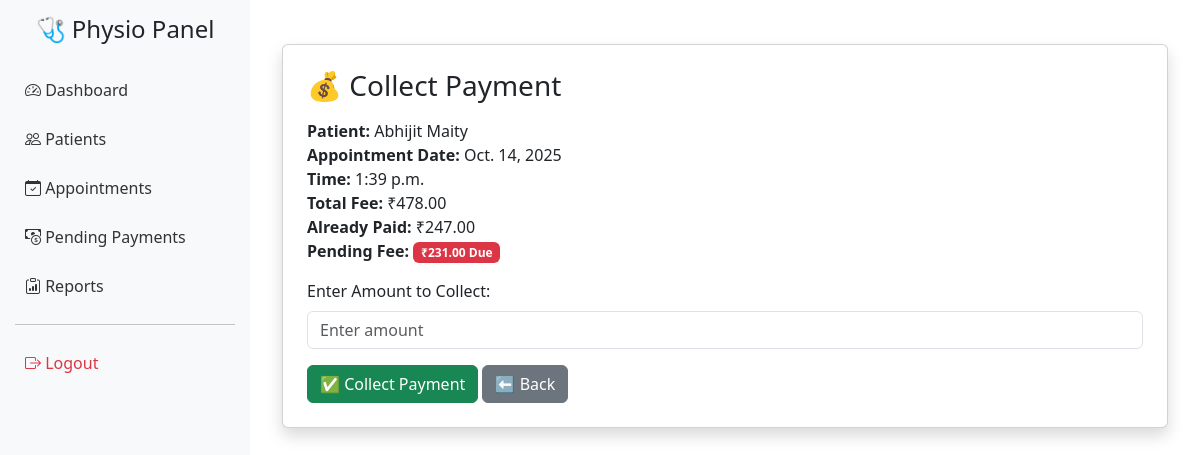
/appointment/1/payment/ (signed in), run on an earlier commit of the app's database.
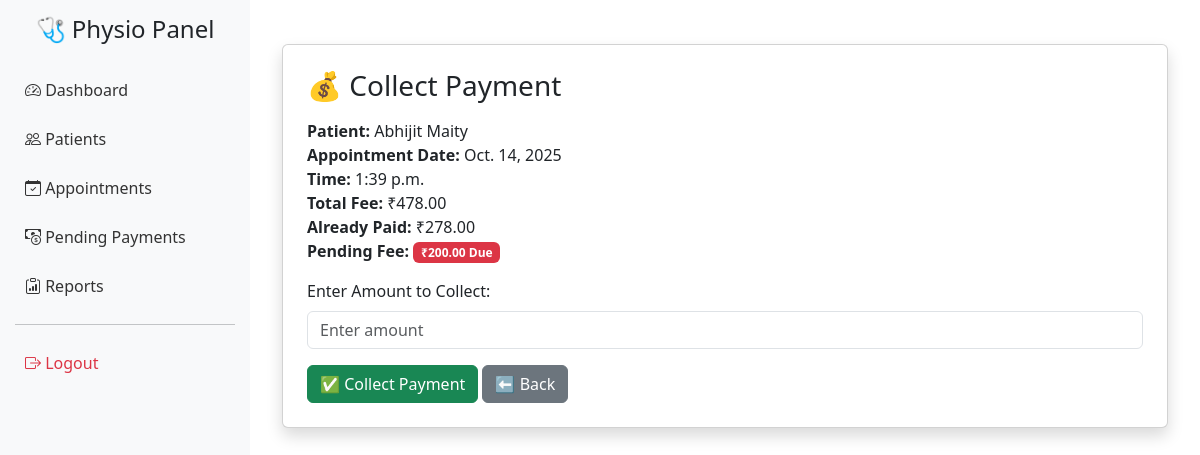
And on a later commit of the database.
### core/models.py (models this page shows, shortened)
class Appointment(models.Model):
    STATUS_CHOICES = [
        ('Pending', 'Pending'),
        ('Attended', 'Attended'),
        ('Absent', 'Absent'),
    ]
    patient = models.ForeignKey(Patient, on_delete=models.CASCADE)
    date = models.DateField()
    time = models.TimeField()
    status = models.CharField(max_length=10, choices=STATUS_CHOICES, default='Pending')
    fee_paid = models.DecimalField(max_digits=8, decimal_places=2, default=0)
    fee_due = models.DecimalField(max_digits=8, decimal_places=2, default=0)
    notes = models.TextField(blank=True, null=True)

class Patient(models.Model):
    STATUS_CHOICES = [
        ('New', 'New'),
        ('Regular', 'Regular'),
        ('Critical', 'Critical'),
    ]
    name = models.CharField(max_length=100)
    contact = models.CharField(max_length=15)
    address = models.TextField(blank=True, null=True)
    medical_notes = models.TextField(blank=True, null=True)
    status = models.CharField(max_length=10, choices=STATUS_CHOICES, default='New')
    total_fee = models.DecimalField(max_digits=8, decimal_places=2, default=0)
    pending_fee = models.DecimalField(max_digits=8, decimal_places=2, default=0)
    notes = models.TextField(blank=True, null=True)

### core/views.py (the view, shortened to what this page needs)
# urls.py: path('appointment/<int:appointment_id>/payment/', views.collect_payment, name='collect_payment'),
@login_required
def collect_payment(request, appointment_id):
    appointment = get_object_or_404(Appointment, id=appointment_id)
    patient = appointment.patient  # Shortcut
    return render(request, 'collect_payment.html', {'appointment': appointment})

### templates/collect_payment.html (shortened to what this page needs)
{% extends 'base.html' %}
{% block content %}
<div class="container mt-4">
    <div class="card shadow p-4">
        <h3 class="mb-3">💰 Collect Payment</h3>
        <div class="mb-3">
            <strong>Patient:</strong> {{ appointment.patient.name }} <br>
            <strong>Appointment Date:</strong> {{ appointment.date }} <br>
            <strong>Time:</strong> {{ appointment.time }} <br>
            <strong>Total Fee:</strong> ₹{{ appointment.patient.total_fee }} <br>
            <strong>Already Paid:</strong> ₹{{ appointment.fee_paid }} <br>
            <strong>Pending Fee:</strong>
            {% if appointment.fee_due > 0 %}
                <span class="badge bg-danger">₹{{ appointment.fee_due }} Due</span>
            {% else %}
                <span class="badge bg-success">No Due</span>
            {% endif %}
        </div>
        {% if appointment.fee_due > 0 %}
        <form method="POST">
            <div class="mb-3">
                <label for="amount" class="form-label">Enter Amount to Collect:</label>
                <input type="number" step="0.01" name="amount" class="form-control" placeholder="Enter amount" required>
            </div>
            <button type="submit" class="btn btn-success">✅ Collect Payment</button>
            <a href="{% url 'dashboard' %}" class="btn btn-secondary">⬅ Back</a>
        </form>
        {% else %}
        <a href="{% url 'dashboard' %}" class="btn btn-secondary">⬅ Back</a>
        {% endif %}
    </div>
</div>
{% endblock %}

What changed in the data, as far as the page shows it:
changed Appointment "Abhijit Maity": fee_paid "247.00" → "278.00"; fee_due "231.00" → "200.00"
